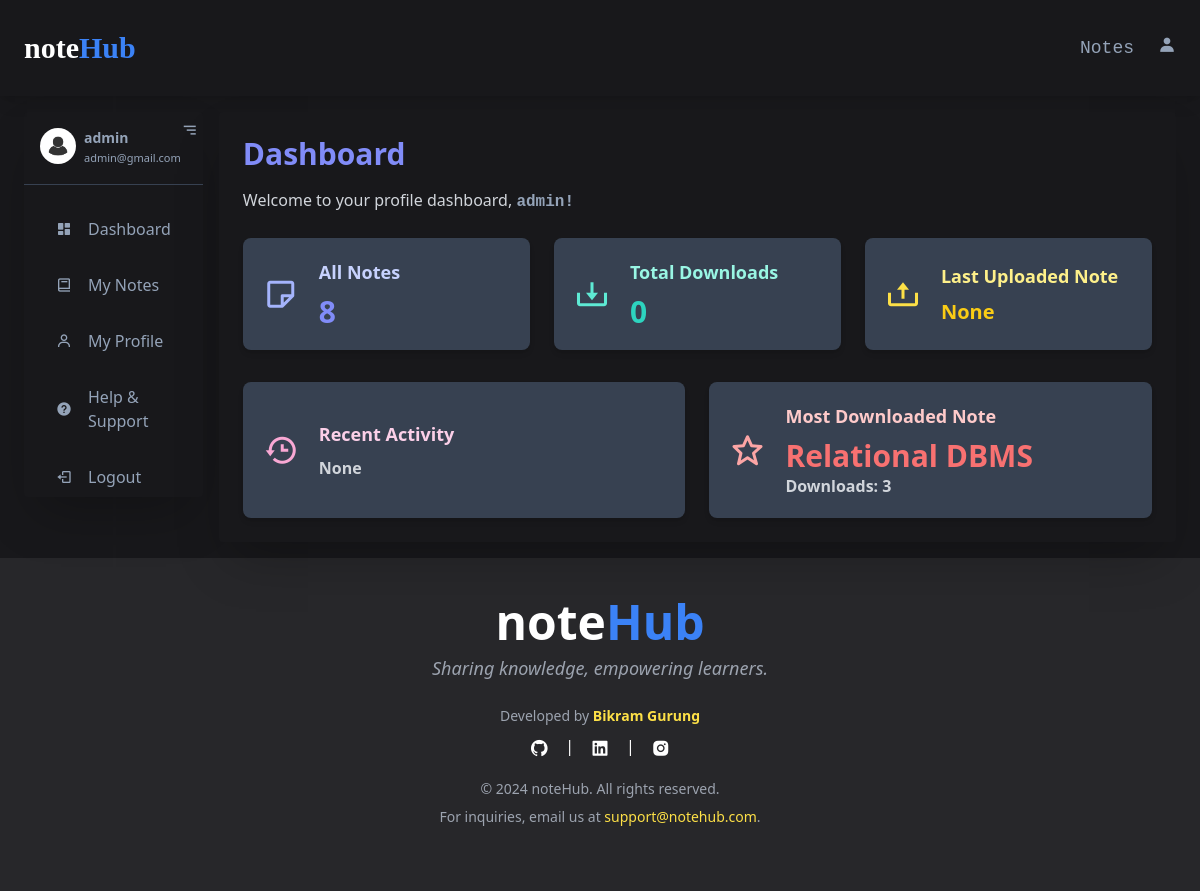
Before: /dashboard/ (signed in) with the older database file.
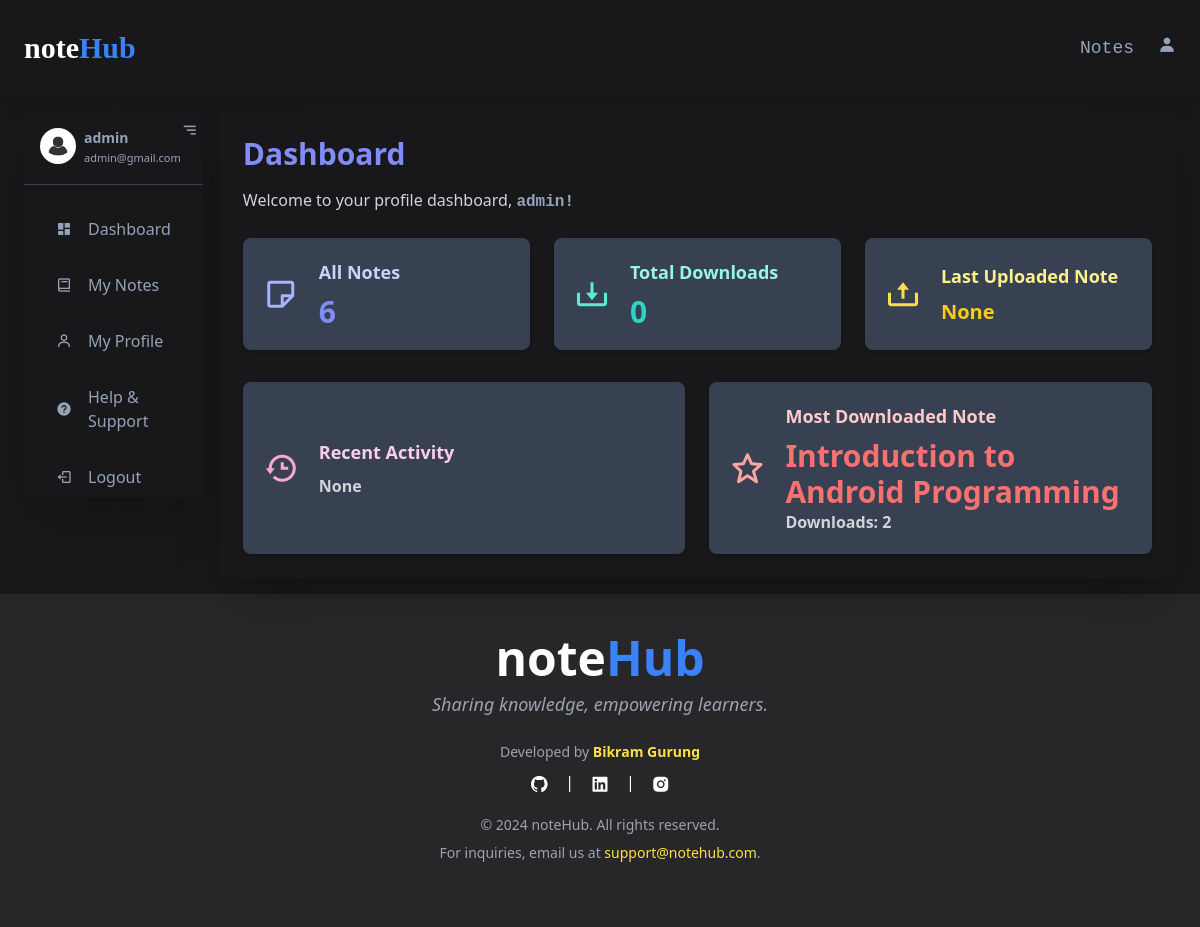
After: the same page with the newer database file.
### notes/models.py (models this page shows, shortened)
class Note(models.Model):
    author = models.ForeignKey(User, on_delete=models.CASCADE)
    faculty = models.CharField(max_length=50)
    subject = models.CharField(max_length=50)
    title = models.CharField(max_length=100, default="Title")
    upload_date = models.DateTimeField(auto_now_add=True)
    file = models.FileField(upload_to='all_notes/', blank=True, null=True)
    downloads = models.PositiveIntegerField(default=0)

### notes/views.py (the view)
# urls.py: path('dashboard/', views.dashboard, name='dashboard'),
@login_required
def dashboard(request):
    user_info = UserInfo.objects.get(author=request.user)
    most_downloaded_note = Note.objects.order_by('-downloads').first()
    if most_downloaded_note and most_downloaded_note.downloads > 0:
        title = most_downloaded_note.title
        downloads_count = most_downloaded_note.downloads
    else:
        title = None
        downloads_count = 0
    latest_activity = user_info.recent_activity if user_info.recent_activity else "None"
    if request.user.is_superuser:
        user_notes = Note.objects.all()
        user_notes_count = user_notes.count()
    else:
        user_notes = Note.objects.filter(author=request.user)
        user_notes_count = user_notes.count()
    last_uploaded_note = user_info.last_uploaded_note
    context = {
        'notes_count':user_notes_count,
        'total_downloads':user_info.total_downloads,
        'last_uploaded_note':user_info.last_uploaded_note,
        'recent_activity':latest_activity,
        'user_notes':user_notes,  #pass the user's notes for any additional usage
        'most_downloaded_note_title':title,
        'most_downloaded_note_downloads_count':downloads_count,
    }
    return render(request, 'notes/dashboard.html', context)

### notes/templates/notes/dashboard.html (shortened to what this page needs)
{% extends "notes/index.html" %}
{% load static %}
{% block dashboard %}
<div class="h-auto bg-zinc-900 text-slate-400 px-6 py-4 flex gap-4 md:flex">
    {% include "notes/sidebar.html" %}
    {% include "notes/dashboardContent.html" %}
</div>
{% endblock %}

### notes/templates/notes/dashboardContent.html (shortened to what this page needs)
{% load static %}
 <div class="bg-zinc-900 h-auto w-full w-70 p-6 rounded shadow-2xl">
    <h2 class="text-3xl font-semibold text-indigo-400">Dashboard</h2>
    <p class="mt-4 text-gray-300">Welcome to your profile dashboard, <span class="text-slate-400 font-bold font-mono">{{ request.user.first_name }}!</span></p>
    <div class="mt-6 grid grid-cols-1 md:grid-cols-2 lg:grid-cols-3 gap-6">
        <a href="{% url 'mynotes' %}">
            <div class="bg-gray-700 p-5 rounded-lg shadow-md flex items-center hover:bg-gray-600 transition cursor-pointer">
                <i class="bx bx-note text-4xl text-indigo-300"></i>
                <div class="ml-5">
                    {% if user.is_superuser %}
                    <h3 class="text-lg font-semibold text-indigo-200">All Notes</h3>
                    {% else %}
                    <h3 class="text-lg font-semibold text-indigo-200">My Notes</h3>
                    {% endif %}
                    <p class="mt-2 text-3xl font-extrabold text-indigo-400">{{ notes_count }}</p>
                </div>
            </div>
        </a>
        <a href="{% url 'user_downloads' %}">
            <div class="bg-gray-700 p-5 rounded-lg shadow-md flex items-center hover:bg-gray-600 transition">
                <i class="bx bx-download text-4xl text-teal-300"></i>
                <div class="ml-5">
                    <h3 class="text-lg font-semibold text-teal-200">Total Downloads</h3>
                    <p class="mt-2 text-3xl font-extrabold text-teal-400">{{ total_downloads }}</p>
                </div>
            </div>
        </a>
        <div class="bg-gray-700 p-5 rounded-lg shadow-md flex items-center hover:bg-gray-600 transition">
            <i class="bx bx-upload text-4xl text-yellow-300"></i>
            <div class="ml-5">
                <h3 class="text-lg font-semibold text-yellow-200">Last Uploaded Note</h3>
                <p class="mt-2 text-xl font-extrabold text-yellow-400">{{ last_uploaded_note }}</p>
            </div>
        </div>
    </div>
    <div class="mt-8 grid grid-cols-1 md:grid-cols-2 gap-6">
        <div class="bg-gray-700 p-5 rounded-lg shadow-md flex items-center hover:bg-gray-600 transition">
            <i class="bx bx-history text-4xl text-pink-300"></i>
            <div class="ml-5">
                <h3 class="text-lg font-semibold text-pink-200">Recent Activity</h3>
                <p class="mt-2 text-gray-300 font-bold">{{ recent_activity }}</p>
            </div>
        </div>
        <div class="bg-gray-700 p-5 rounded-lg shadow-md flex items-center hover:bg-gray-600 transition">
            <i class="bx bx-star text-4xl text-red-300"></i>
            <div class="ml-5">
                <h3 class="text-lg font-semibold text-red-200">Most Downloaded Note</h3>
                <p class="mt-2 text-3xl font-extrabold text-red-400">{{ most_downloaded_note_title }}</p>
                <p class="text-gray-300 font-bold">{% if most_downloaded_note_downloads_count %} Downloads: {{ most_downloaded_note_downloads_count }} {% endif %}</p>
            </div>
        </div>
    </div>
</div>

Changed rows visible on the page:
removed Note: title "Relational DBMS"
added Note: title "Introduction to Android Programming"
Other visible differences:
{{ notes_count }}: "8" → "6"
{{ most_downloaded_note_downloads_count }}: "3" → "2"
